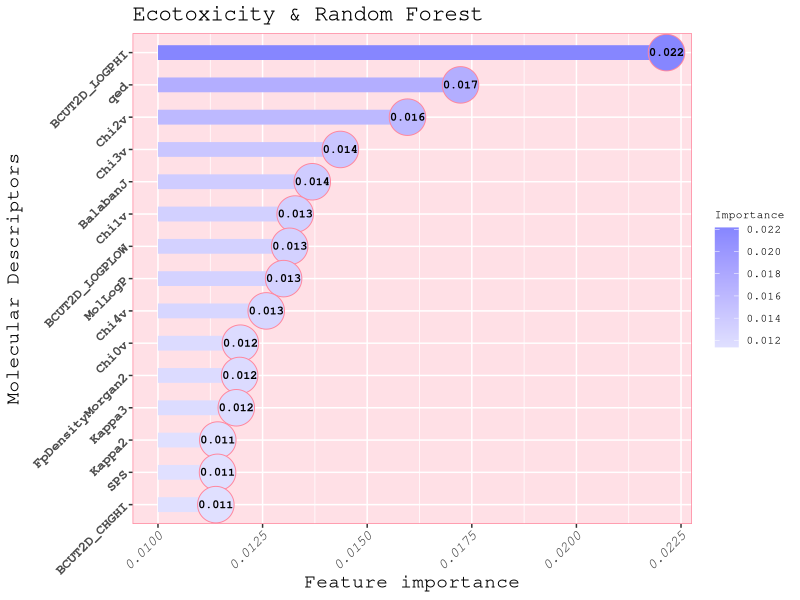

Generate this figure with R:
library(ggplot2)

fimp<-read.csv("QSAR/table/data17EC_RF_fimp.csv",header = TRUE,check.names = FALSE)
colnames(fimp)=c("Name","Importance")
EC<-c("#FF869D","#FFE0E6")
RF<-c("#8686FF","#E0E0FF")
ECRF<-ggplot(fimp, aes(x = Name, y = Importance)) +
  geom_segment(aes(x= Name, y= Importance, color=Importance,
                   xend=Name, yend=0.01),
               size=5,
               linetype=1)+#使用reorder()排序变量
  geom_point(aes(fill=Importance), size=12, pch = 21, color=EC[1]) +
  geom_text(aes(label =sprintf("%.3f",Importance)), 
            color = "black",
            size = 3,
            family = "mono",
            fontface="bold")+ 
  scale_fill_continuous(high=RF[1],low=RF[2])+
  scale_color_continuous(high=RF[1],low=RF[2])+
  labs(title = "Ecotoxicity & Random Forest", x = "Molecular Descriptors", y = "Feature importance")+
  xlim(rev(fimp$Name))+#固定横坐标
  coord_flip()+
  theme(
    text = element_text(family = "mono", size=16),
    plot.title = element_text(size = 16),#title 大小
    axis.title.x = element_text(size = 14),#x轴标题
    axis.title.y = element_text(size = 14),
    axis.text.x = element_text(face = "italic", angle = 45, hjust = 1,size = 10),#横坐标
    axis.text.y = element_text(face = "bold", angle = 45, hjust = 1,size = 10),
    legend.text = element_text(size = 8),#legend字体大小
    legend.title = element_text(size = 8), #设置legend标签字体大小
    panel.background = element_rect(fill = EC[2]),  # 去除背景
    panel.border = element_rect(color = EC[1], fill = NA)#保留边框
  )

ggsave("QSAR/pic/EC_RF_fimp.png",width=10, height=7,dpi=300)
